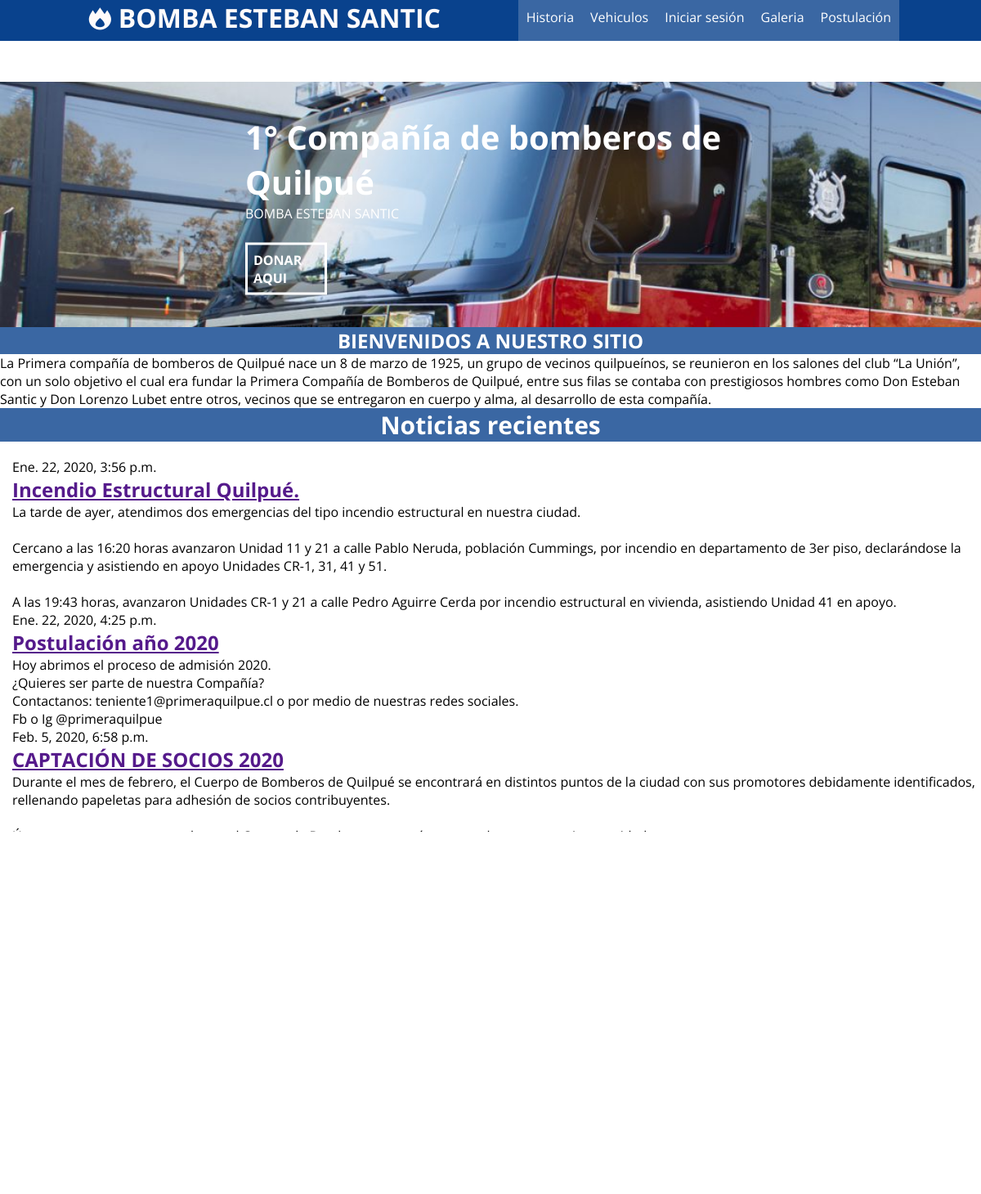
The page / on the database its author committed.
### blog/models.py (models this page shows, shortened)
class Post(models.Model):
    author = models.ForeignKey('auth.User', on_delete=models.CASCADE)
    title = models.CharField(max_length=200)
    text = models.TextField()
    created_date = models.DateTimeField(
            default=timezone.now)
    published_date = models.DateTimeField(
            blank=True, null=True)

### blog/views.py (the view)
# urls.py: path('', views.post_list, name='post_list'),
def post_list(request):
    posts = Post.objects.filter(published_date__lte=timezone.now()).order_by('published_date')
    return render(request, 'blog/post_list.html', {'posts': posts})

### blog/templates/blog/post_list.html
{% extends 'blog/base.html' %}
{% block content %}
    {% for post in posts %}
    <div class="content container">
            <div class="row">
                    <div class="post">
                        <div class="date">
                             {{ post.published_date }}
                        </div>
                            <h2><a href="">{{ post.title }}</a></h2>
                            <p>{{ post.text|linebreaksbr }}</p>
                    </div>
            </div>
    </div>
    {% endfor %}
{% endblock %}

### blog/static/blog/css/formulario.css (style rules this page uses)
body { background: #fff; margin: 0; }

### blog/static/blog/css/style.css (style rules this page uses)
* { margin: 0; padding: 0; box-sizing: border-box; }
body { font-family: 'Open Sans', sans-serif; }

### blog/static/blog/css/blog.css (style rules this page uses)
.row { padding-left: 15px; color: #000000; text-decoration: none; }

### rows shown on the page
Post: published_date "Ene. 22, 2020, 3:56 p.m.", title "Incendio Estructural Quilpué.", text "La tarde de ayer, atendimos dos emergencias del tipo incendio estructural en nuestra ciudad. Cercano a las 16:20 horas avanzaron Unidad 11 y 21 a calle Pablo Neruda, población Cummings, por incendio en departamento de 3er piso, declarándose la emergencia y asistiendo en apoyo Unidades CR-1, 31, 41 y 51. A las 19:43 horas, avanzaron Unidades CR-1 y 21 a calle Pedro Aguirre Cerda por incendio estructural en vivienda, asistiendo Unidad 41 en apoyo."
Post: published_date "Ene. 22, 2020, 4:25 p.m.", title "Postulación año 2020", text "Hoy abrimos el proceso de admisión 2020. ¿Quieres ser parte de nuestra Compañía? Contactanos: teniente1@primeraquilpue.cl o por medio de nuestras redes sociales. Fb o Ig @primeraquilpue"
Post: published_date "Feb. 5, 2020, 6:58 p.m.", title "CAPTACIÓN DE SOCIOS 2020", text "Durante el mes de febrero, el Cuerpo de Bomberos de Quilpué se encontrará en distintos puntos de la ciudad con sus promotores debidamente identificados, rellenando papeletas para adhesión de socios contribuyentes. Únete con un aporte mensual para el Cuerpo de Bomberos y estarás aportando con tu propia seguridad."
